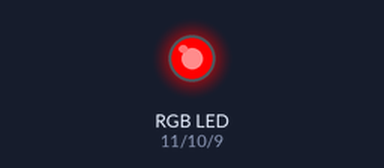
The sketch below on a simulated Arduino Uno, built with avr-gcc and run on an emulated ATmega328P. On the bench: an RGB LED mixed from three pins (HIGH = lit).

Above: at 0.05 s.
At 1.95 s:
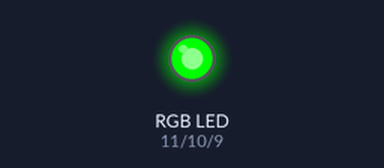
At 2.95 s:
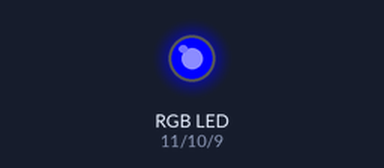
At 3.95 s:
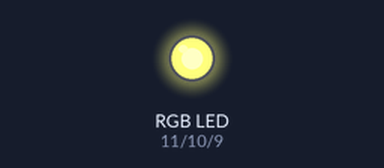
At 5.95 s:
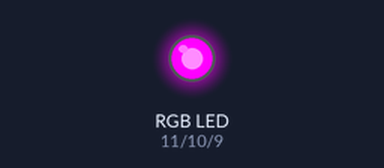
At 7.95 s:
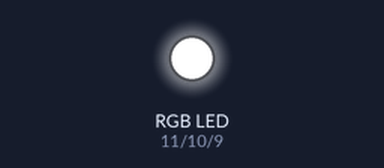
Timing chart, 0 to 10.4 s (numbered marks = the images above):
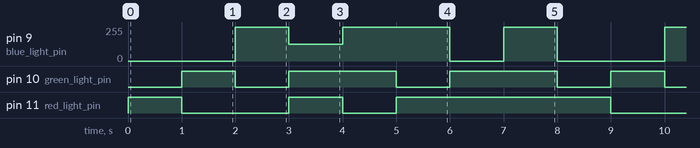

Measured:
- by itself, pin 9 (blue_light_pin): repeats every 8.0 s: 125/255 1.0 s, 255/255 2.0 s, 0/255 1.0 s, 255/255 1.0 s, 0/255 2.0 s, 255/255 1.0 s
- by itself, pin 10 (green_light_pin): repeats every 8.0 s: 2 × (LOW 1.0 s, HIGH 2.0 s), LOW 1.0 s, HIGH 1.0 s
- by itself, pin 11 (red_light_pin): repeats every 8.0 s: LOW 2.0 s, HIGH 1.0 s, LOW 1.0 s, HIGH 4.0 s

The sketch:

rgb-led-demo.ino
```cpp
int red_light_pin= 11;
int green_light_pin = 10;
int blue_light_pin = 9;
void setup() {
  pinMode(red_light_pin, OUTPUT);
  pinMode(green_light_pin, OUTPUT);
  pinMode(blue_light_pin, OUTPUT);
}

void loop() {
  RGB_color(255, 0, 0); // Red
  delay(1000);
  RGB_color(0, 255, 0); // Green
  delay(1000);
  RGB_color(0, 0, 255); // Blue
  delay(1000);
  RGB_color(255, 255, 125); // Raspberry
  delay(1000);
  RGB_color(0, 255, 255); // Cyan
  delay(1000);
  RGB_color(255, 0, 255); // Magenta
  delay(1000);
  RGB_color(255, 255, 0); // Yellow
  delay(1000);
  RGB_color(255, 255, 255); // White
  delay(1000);
}
void RGB_color(int red_light_value, int green_light_value, int blue_light_value)
 {
  analogWrite(red_light_pin, red_light_value);
  analogWrite(green_light_pin, green_light_value);
  analogWrite(blue_light_pin, blue_light_value);
}
```
